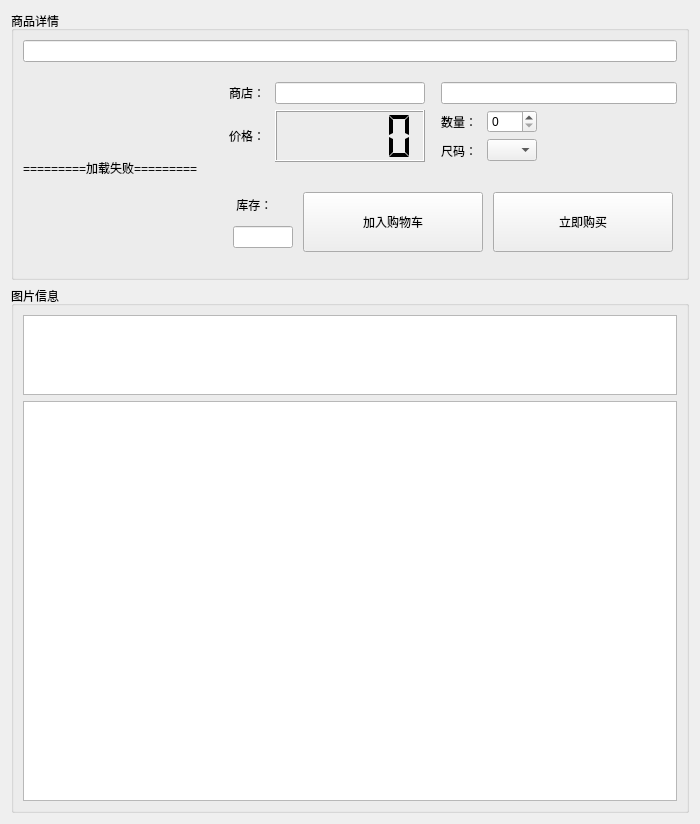
<?xml version="1.0" encoding="UTF-8"?>
<ui version="4.0">
 <class>PurchasForm</class>
 <widget class="QWidget" name="PurchasForm">
  <property name="geometry">
   <rect>
    <x>0</x>
    <y>0</y>
    <width>700</width>
    <height>800</height>
   </rect>
  </property>
  <property name="windowTitle">
   <string>Form</string>
  </property>
  <layout class="QGridLayout" name="gridLayout_12">
   <item row="0" column="0">
    <layout class="QGridLayout" name="gridLayout_11">
     <item row="0" column="0">
      <widget class="QGroupBox" name="groupBox_3">
       <property name="title">
        <string>商品详情</string>
       </property>
       <layout class="QGridLayout" name="gridLayout_10">
        <item row="0" column="0">
         <layout class="QGridLayout" name="gridLayout_9">
          <item row="0" column="0" colspan="2">
           <widget class="QLineEdit" name="le_merchname"/>
          </item>
          <item row="1" column="0">
           <widget class="QLabel" name="ib_hostPhoto">
            <property name="minimumSize">
             <size>
              <width>200</width>
              <height>200</height>
             </size>
            </property>
            <property name="maximumSize">
             <size>
              <width>200</width>
              <height>200</height>
             </size>
            </property>
            <property name="text">
             <string>=========加载失败=========</string>
            </property>
           </widget>
          </item>
          <item row="1" column="1">
           <layout class="QGridLayout" name="gridLayout_8">
            <item row="0" column="0">
             <layout class="QGridLayout" name="gridLayout_7">
              <item row="0" column="2" rowspan="3">
               <spacer name="horizontalSpacer">
                <property name="orientation">
                 <enum>Qt::Horizontal</enum>
                </property>
                <property name="sizeType">
                 <enum>QSizePolicy::Maximum</enum>
                </property>
                <property name="sizeHint" stdset="0">
                 <size>
                  <width>10</width>
                  <height>80</height>
                 </size>
                </property>
               </spacer>
              </item>
              <item row="0" column="3" colspan="3">
               <widget class="QLineEdit" name="le_storename">
                <property name="minimumSize">
                 <size>
                  <width>150</width>
                  <height>0</height>
                 </size>
                </property>
               </widget>
              </item>
              <item row="1" column="1" rowspan="2">
               <widget class="QLCDNumber" name="lcdNumber_price">
                <property name="minimumSize">
                 <size>
                  <width>150</width>
                  <height>0</height>
                 </size>
                </property>
                <property name="maximumSize">
                 <size>
                  <width>150</width>
                  <height>16777215</height>
                 </size>
                </property>
                <property name="font">
                 <font>
                  <weight>75</weight>
                  <bold>true</bold>
                  <underline>false</underline>
                 </font>
                </property>
                <property name="mode">
                 <enum>QLCDNumber::Dec</enum>
                </property>
                <property name="segmentStyle">
                 <enum>QLCDNumber::Flat</enum>
                </property>
               </widget>
              </item>
              <item row="0" column="0">
               <widget class="QLabel" name="label_2">
                <property name="minimumSize">
                 <size>
                  <width>40</width>
                  <height>20</height>
                 </size>
                </property>
                <property name="maximumSize">
                 <size>
                  <width>40</width>
                  <height>20</height>
                 </size>
                </property>
                <property name="text">
                 <string>商店：</string>
                </property>
               </widget>
              </item>
              <item row="0" column="1">
               <widget class="QLineEdit" name="le_storeID">
                <property name="minimumSize">
                 <size>
                  <width>150</width>
                  <height>0</height>
                 </size>
                </property>
                <property name="maximumSize">
                 <size>
                  <width>150</width>
                  <height>16777215</height>
                 </size>
                </property>
               </widget>
              </item>
              <item row="1" column="0" rowspan="2">
               <widget class="QLabel" name="label_3">
                <property name="minimumSize">
                 <size>
                  <width>40</width>
                  <height>50</height>
                 </size>
                </property>
                <property name="maximumSize">
                 <size>
                  <width>40</width>
                  <height>50</height>
                 </size>
                </property>
                <property name="text">
                 <string>价格：</string>
                </property>
               </widget>
              </item>
              <item row="2" column="3">
               <widget class="QLabel" name="label_7">
                <property name="maximumSize">
                 <size>
                  <width>40</width>
                  <height>16777215</height>
                 </size>
                </property>
                <property name="text">
                 <string>尺码：</string>
                </property>
               </widget>
              </item>
              <item row="1" column="3">
               <widget class="QLabel" name="label_8">
                <property name="maximumSize">
                 <size>
                  <width>40</width>
                  <height>16777215</height>
                 </size>
                </property>
                <property name="text">
                 <string>数量：</string>
                </property>
               </widget>
              </item>
              <item row="1" column="4">
               <widget class="QSpinBox" name="sB_num">
                <property name="maximumSize">
                 <size>
                  <width>50</width>
                  <height>16777215</height>
                 </size>
                </property>
               </widget>
              </item>
              <item row="2" column="4">
               <widget class="QComboBox" name="cb_size">
                <property name="maximumSize">
                 <size>
                  <width>50</width>
                  <height>16777215</height>
                 </size>
                </property>
               </widget>
              </item>
             </layout>
            </item>
            <item row="1" column="0">
             <spacer name="verticalSpacer">
              <property name="orientation">
               <enum>Qt::Vertical</enum>
              </property>
              <property name="sizeType">
               <enum>QSizePolicy::Maximum</enum>
              </property>
              <property name="sizeHint" stdset="0">
               <size>
                <width>388</width>
                <height>10</height>
               </size>
              </property>
             </spacer>
            </item>
            <item row="2" column="0">
             <layout class="QGridLayout" name="gridLayout_6">
              <item row="1" column="0">
               <widget class="QLineEdit" name="le_stock">
                <property name="maximumSize">
                 <size>
                  <width>60</width>
                  <height>16777215</height>
                 </size>
                </property>
               </widget>
              </item>
              <item row="0" column="2" rowspan="2">
               <widget class="QPushButton" name="pb_purchase">
                <property name="minimumSize">
                 <size>
                  <width>150</width>
                  <height>60</height>
                 </size>
                </property>
                <property name="maximumSize">
                 <size>
                  <width>180</width>
                  <height>60</height>
                 </size>
                </property>
                <property name="text">
                 <string>立即购买</string>
                </property>
               </widget>
              </item>
              <item row="0" column="1" rowspan="2">
               <widget class="QPushButton" name="pb_addTerolly">
                <property name="minimumSize">
                 <size>
                  <width>150</width>
                  <height>60</height>
                 </size>
                </property>
                <property name="maximumSize">
                 <size>
                  <width>180</width>
                  <height>60</height>
                 </size>
                </property>
                <property name="text">
                 <string>加入购物车</string>
                </property>
               </widget>
              </item>
              <item row="0" column="0">
               <widget class="QLabel" name="label_6">
                <property name="maximumSize">
                 <size>
                  <width>16677</width>
                  <height>15</height>
                 </size>
                </property>
                <property name="text">
                 <string> 库存：</string>
                </property>
               </widget>
              </item>
             </layout>
            </item>
           </layout>
          </item>
         </layout>
        </item>
       </layout>
      </widget>
     </item>
     <item row="1" column="0">
      <widget class="QGroupBox" name="groupBox_4">
       <property name="title">
        <string>图片信息</string>
       </property>
       <layout class="QGridLayout" name="gridLayout_5">
        <item row="1" column="0">
         <widget class="QListWidget" name="listWidget_2">
          <property name="sizePolicy">
           <sizepolicy hsizetype="Expanding" vsizetype="Ignored">
            <horstretch>0</horstretch>
            <verstretch>0</verstretch>
           </sizepolicy>
          </property>
          <property name="minimumSize">
           <size>
            <width>0</width>
            <height>400</height>
           </size>
          </property>
          <property name="maximumSize">
           <size>
            <width>16777215</width>
            <height>16777215</height>
           </size>
          </property>
         </widget>
        </item>
        <item row="0" column="0">
         <widget class="QTextEdit" name="te_descri">
          <property name="sizePolicy">
           <sizepolicy hsizetype="Expanding" vsizetype="Minimum">
            <horstretch>0</horstretch>
            <verstretch>0</verstretch>
           </sizepolicy>
          </property>
          <property name="minimumSize">
           <size>
            <width>0</width>
            <height>80</height>
           </size>
          </property>
          <property name="maximumSize">
           <size>
            <width>16777215</width>
            <height>80</height>
           </size>
          </property>
         </widget>
        </item>
       </layout>
      </widget>
     </item>
    </layout>
   </item>
  </layout>
 </widget>
 <resources/>
 <connections/>
</ui>
